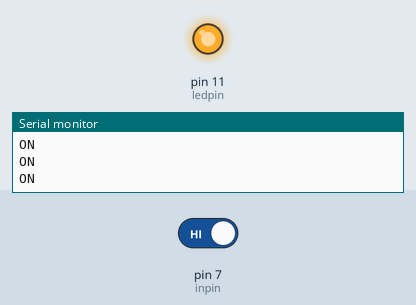
Recording of a sketch running on a simulated Arduino Uno, built with avr-gcc and run on an emulated ATmega328P. On the bench: output pins drawn as LEDs (lit = HIGH), the last lines printed to the serial monitor. The inputs (shaded band) are chosen by the test bench; at power-on: pin 7 (inpin) HIGH.

Above: at 1.2 s.
1.3 s: pin 7 (inpin) driven LOW
At 2.3 s:
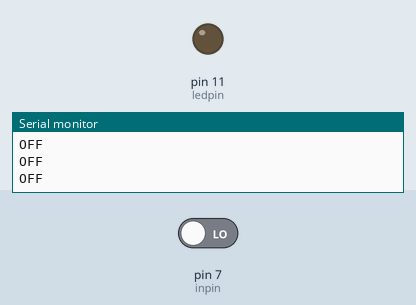
2.8 s: pin 7 (inpin) driven HIGH
At 3.4 s:
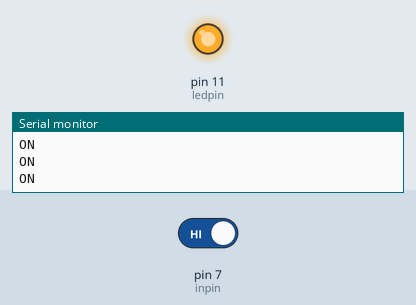
Timing chart, 0 to 5.8 s (numbered marks = the images above; inputs shaded):
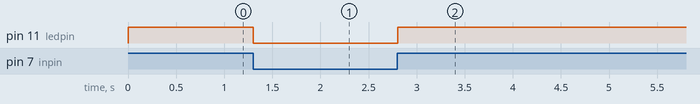

Measured:
- after the input at 1.3 s, pin 11 (ledpin): HIGH → LOW at once
- after the input at 2.8 s, pin 11 (ledpin): LOW → HIGH at once

The sketch:

switch.ino
```cpp
int ledpin=11;//定义数字11 接口
int inpin=7;//定义数字7 接口
int val;//定义变量val
void setup()
{
pinMode(ledpin,OUTPUT);//定义小灯接口为输出接口
pinMode(inpin,INPUT);//定义按键接口为输入接口
Serial.begin(9600);
}
void loop()
{
val=digitalRead(inpin);//读取数字7 口电平值赋给val
if(val==LOW)//检测按键是否按下，按键按下时小灯亮起
{ digitalWrite(ledpin,LOW);
Serial.println("OFF");
}
else
{ digitalWrite(ledpin,HIGH);
Serial.println("ON");}
delay(100);
}
```
